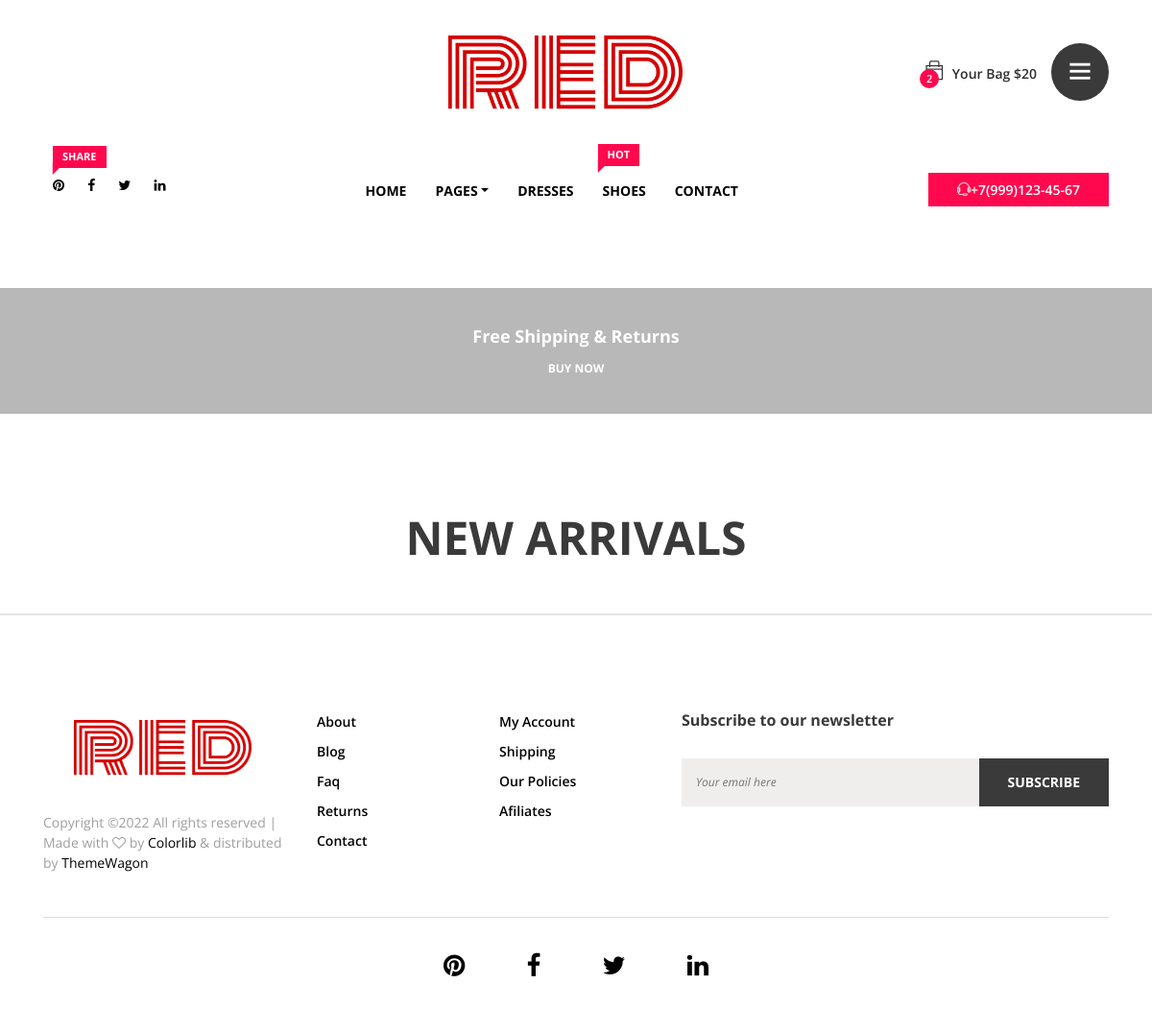
The app's page /, older data.
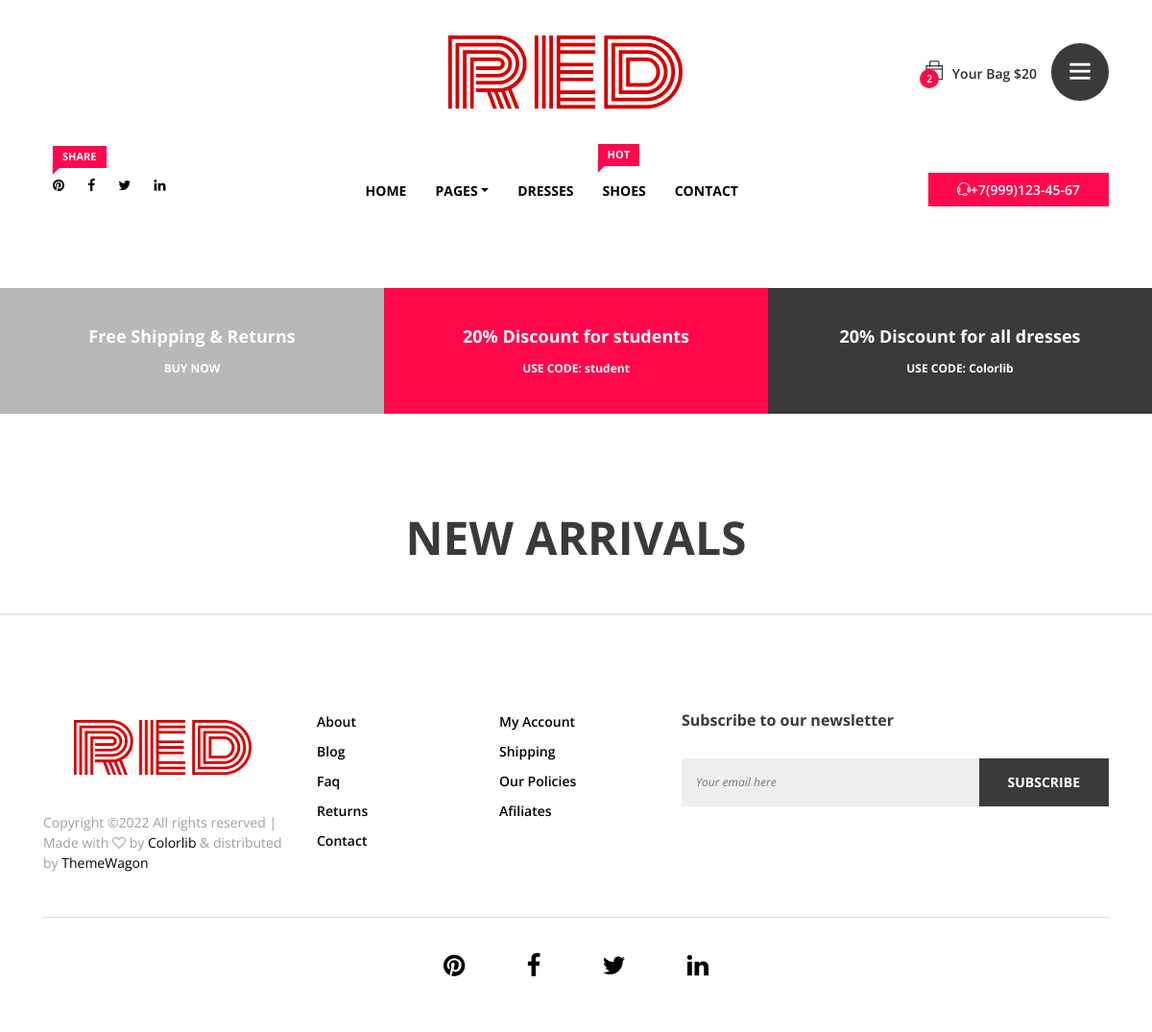
The same page, newer data.
### main/models.py (models this page shows, shortened)
class Promo(models.Model):
    promo = models.CharField('promo-code', max_length=16)
    description = models.TextField('Description')
    discount = models.IntegerField('Discount')
    count = models.IntegerField('Count of uses')
    access = models.CharField('access', max_length=16)
    color = models.CharField('color', max_length=6)  # if public and displayed on the main page

### main/views.py (the view)
# urls.py: path('', MainView, name='index'),
def MainView(request):
    promos = Promo.objects.filter(access="all")
    fashions = Fashion.objects.all()
    fashion_minis = FashionMini.objects.raw('SELECT * FROM main_fashionmini LIMIT 2')
    hot = Hot.objects.last()
    reviews = Review.objects.all()
    promos_width = str(100 / (promos.count() + 1))
    products = Product.objects.raw('SELECT * FROM main_product LIMIT 6')
    for prod in products:
        for k, v in json.loads(prod.image).items():
            prod.image = k + "/" + v[0]
    return render(request, 'red/index.html',
                  {'title': 'RED | Home Page', 'phone': phone_number, 'phone_ed': phone_number_ed, 'promos': promos,
                   'promos_width': promos_width, 'fashions': fashions, 'fashion_minis': fashion_minis,
                   'STATIC_URL': settings.STATIC_URL, 'hot': hot, 'reviews': reviews, 'facebook': facebook,
                   'twitter': twitter, 'linkedIn': linkedIn, 'pinterest': pinterest, 'products': products,
                   'categories': categories})

### main/templates/red/index.html (shortened to what this page needs)
{% extends 'red/base.html' %}
{% load static %}
{% block body %}
        <section class="top-discount-area d-md-flex align-items-center">
            <div class="single-discount-area" style="background-color: #b8b8b8">
                <h5>Free Shipping &amp; Returns</h5>
                <h6><a href="#">BUY NOW</a></h6>
            </div>
            {% if promos %}
                {% for promo in promos %}
                    <div class="single-discount-area" style="background-color: #{{ promo.color }}">
                    <h5>{{ promo.description }}</h5>
                    <h6>USE CODE: {{ promo.promo }}</h6>
                    </div>
                {% endfor %}
            {% endif %}
        </section>
        <section class="new_arrivals_area section_padding_100_0 clearfix">
            <div class="container">
                <div class="row">
                    <div class="col-12">
                        <div class="section_heading text-center">
                            <h2>New Arrivals</h2>
                        </div>
                    </div>
                </div>
            </div>
        </section>
{% endblock %}

### main/templates/red/base.html (shortened to what this page needs)
<!DOCTYPE html>
{% load static repl %}
<html lang="en">
<head>
    <link rel="stylesheet" href="{% static 'css/core-style.css' %}">
    <link rel="stylesheet" href="{% static 'style.css' %}">
    <link href="{% static 'css/responsive.css' %}" rel="stylesheet">
</head>
<body>
    <div class="catagories-side-menu">
        <div id="sideMenuClose">
        </div>
        <div class="nav-side-menu">
            <div class="menu-list">
                <h6>Categories</h6>
            </div>
        </div>
    </div>
    <div id="wrapper">
        <header class="header_area">
            <div class="top_header_area">
                <div class="container h-100">
                    <div class="row h-100 align-items-center justify-content-end">
                        <div class="col-12 col-lg-8">
                            <div class="top_single_area d-flex align-items-center">
                                <div class="top_logo">
                                    <a href="{% url 'index' %}"><img src="{% static 'img/core-img/logo.png' %}" alt=""></a>
                                </div>
                                <div class="header-cart-menu d-flex align-items-center ml-auto">
                                    <div class="cart">
                                        <a href="#" id="header-cart-btn" target="_blank"><span class="cart_quantity">2</span> <i class="ti-bag"></i> Your Bag $20</a>
                                    </div>
                                    <div class="header-right-side-menu ml-15">
                                        <a href="#" id="sideMenuBtn"><i class="ti-menu" aria-hidden="true"></i></a>
                                    </div>
                                </div>
                            </div>
                        </div>
                    </div>
                </div>
            </div>
            <div class="main_header_area">
                <div class="container h-100">
                    <div class="row h-100">
                        <div class="col-12 d-md-flex justify-content-between">
                            <div class="header-social-area">
                                <a href="{{ pinterest }}"><span class="karl-level">Share</span> <i class="fa fa-pinterest" aria-hidden="true"></i></a>
                                <a href="{{ facebook }}"><i class="fa fa-facebook" aria-hidden="true"></i></a>
                                <a href="{{ twitter }}"><i class="fa fa-twitter" aria-hidden="true"></i></a>
                                <a href="{{ linkedIn }}"><i class="fa fa-linkedin" aria-hidden="true"></i></a>
                            </div>
                            <div class="main-menu-area">
                                <nav class="navbar navbar-expand-lg align-items-start">
                                    <div class="collapse navbar-collapse align-items-start collapse" id="karl-navbar">
                                        <ul class="navbar-nav animated" id="nav">
                                            <li class="nav-item active"><a class="nav-link" href="/">Home</a></li>
                                            <li class="nav-item dropdown">
                                                <a class="nav-link dropdown-toggle" href="#" id="karlDropdown" role="button" data-toggle="dropdown" aria-haspopup="true" aria-expanded="false">Pages</a>
                                            </li>
                                            <li class="nav-item"><a class="nav-link" href="#">Dresses</a></li>
                                            <li class="nav-item"><a class="nav-link" href="#"><span class="karl-level">hot</span> Shoes</a></li>
                                            <li class="nav-item"><a class="nav-link" href="#">Contact</a></li>
                                        </ul>
                                    </div>
                                </nav>
                            </div>
                            <div class="help-line">
                                <a href="tel:{{ phone }}"><i class="ti-headphone-alt"></i>{{ phone_ed }}</a>
                            </div>
                        </div>
                    </div>
                </div>
            </div>
        </header>
        {% block body %}{% endblock %}
        <footer class="footer_area">
            <div class="container">
                <div class="row">
                    <div class="col-12 col-md-6 col-lg-3">
                        <div class="single_footer_area">
                            <div class="footer-logo">
                                <img src="{% static 'img/core-img/logo.png' %}" alt="">
                            </div>
                            <div class="copywrite_text d-flex align-items-center">
                                <p>
Copyright &copy;<script>document.write(new Date().getFullYear());</script> All rights reserved | Made with <i class="fa fa-heart-o" aria-hidden="true"></i> by <a href="https://colorlib.com" target="_blank">Colorlib</a> &amp; distributed by <a href="https://themewagon.com" target="_blank">ThemeWagon</a>
</p>
                            </div>
                        </div>
                    </div>
                    <div class="col-12 col-sm-6 col-md-3 col-lg-2">
                        <div class="single_footer_area">
                            <ul class="footer_widget_menu">
                                <li><a href="#">About</a></li>
                                <li><a href="#">Blog</a></li>
                                <li><a href="#">Faq</a></li>
                                <li><a href="#">Returns</a></li>
                                <li><a href="#">Contact</a></li>
                            </ul>
                        </div>
                    </div>
                    <div class="col-12 col-sm-6 col-md-3 col-lg-2">
                        <div class="single_footer_area">
                            <ul class="footer_widget_menu">
                                <li><a href="#">My Account</a></li>
                                <li><a href="#">Shipping</a></li>
                                <li><a href="#">Our Policies</a></li>
                                <li><a href="#">Afiliates</a></li>
                            </ul>
                        </div>
                    </div>
                    <div class="col-12 col-lg-5">
                        <div class="single_footer_area">
                            <div class="footer_heading mb-30">
                                <h6>Subscribe to our newsletter</h6>
                            </div>
                            <div class="subscribtion_form">
                                <form action="#" method="post">
                                    <input type="email" name="mail" class="mail" placeholder="Your email here">
                                    <button type="submit" class="submit">Subscribe</button>
                                </form>
                            </div>
                        </div>
                    </div>
                </div>
                <div class="line"></div>
                <div class="footer_bottom_area">
                    <div class="row">
                        <div class="col-12">
                            <div class="footer_social_area text-center">
                                <a href="{{ pinterest }}"><i class="fa fa-pinterest" aria-hidden="true"></i></a>
                                <a href="{{ facebook }}"><i class="fa fa-facebook" aria-hidden="true"></i></a>
                                <a href="{{ twitter }}"><i class="fa fa-twitter" aria-hidden="true"></i></a>
                                <a href="{{ linkedIn }}"><i class="fa fa-linkedin" aria-hidden="true"></i></a>
                            </div>
                        </div>
                    </div>
                </div>
            </div>
        </footer>
    </div>
</body>
</html>

Row changes from the older to the newer data that the page shows:
added Promo: description "20% Discount for students", promo "student"
added Promo: description "20% Discount for all dresses", promo "Colorlib"
